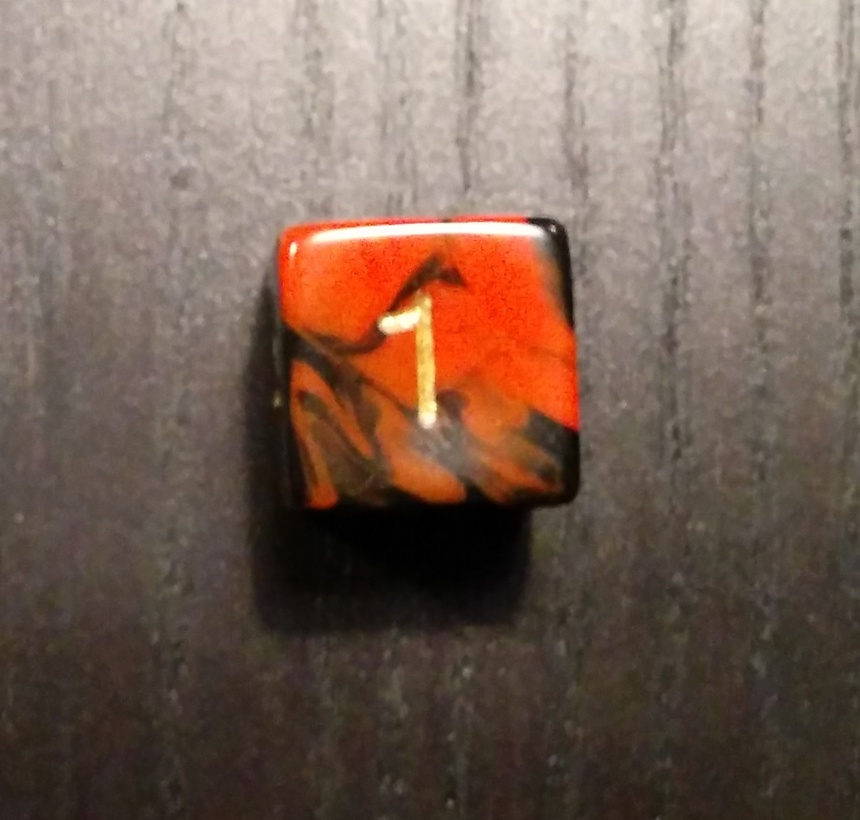
#> input picture images/TryEdgeDetector.jpg, 860 x 820 px, shrunk from 1085 x 1035 before the run
$ python DemoEdgeDetector.py
#> lines starting #> are read from the running program, lines starting #| are printed output that depends on the picture
### ImageUtilities.py
import numpy as np

def rgb2grayNaive(img):
  return np.dot(img[...,:3], [1.0/3.0, 1.0/3.0, 1.0/3.0])

### EdgeDetector.py
from scipy import ndimage
import numpy as np
import matplotlib.pyplot as plt
import ImageUtilities

class EdgeDetector:
    def __init__(self, image):
        imageShape = image.shape
        if len(imageShape) != 3:
            raise Exception("Image must be RGB.")
        if imageShape[2] != 3:
            raise Exception("Image must be RGB.")

        self._image = image
        self._oneDImage = ImageUtilities.rgb2grayNaive(self._image)

    # [56 lines left out: functions getEdges, getEdgesAsPoints, _findZeroCrossings, _keepInsideRadius, not called in this run]

### src/script/DemoEdgeDetector.py
#!/usr/bin/python3

import imageio
import matplotlib.pyplot as plt
from EdgeDetector import EdgeDetector
from ImageUtilities import rgb2grayNaive
import PipelineStage


def addEdgesToImage(image, edges, colorIx):
    for point in edges:
        row = point[0]
        col = point[1]
        image[int(row), int(col), colorIx] = 255


if __name__ == "__main__":
    filePath = "../../images/TryEdgeDetector.jpg"
    img = imageio.imread(filePath)
#> img is the input picture: shape (820, 860, 3); mean R, G, B 120.4, 98.7, 86.4
    edgeDetector = EdgeDetector(rgb2grayNaive(img))
#> in rgb2grayNaive, `return np.dot(img[...,:3], [1.0/3.0, 1.0/3.0, 1.0/3.0])`:
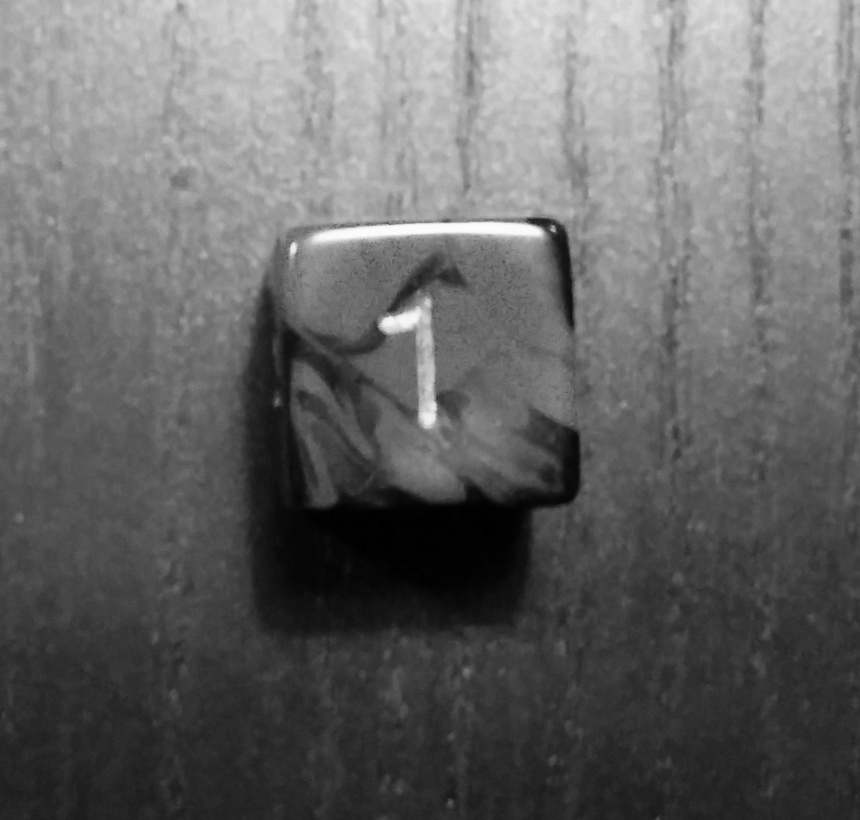
#> returned value: shape (820, 860) float64; min 0, max 254.3, mean 101.9
#> in __init__, `imageShape = image.shape`: imageShape = (820, 860)
#> (the run stopped early here; a loop or call above may not have finished)
